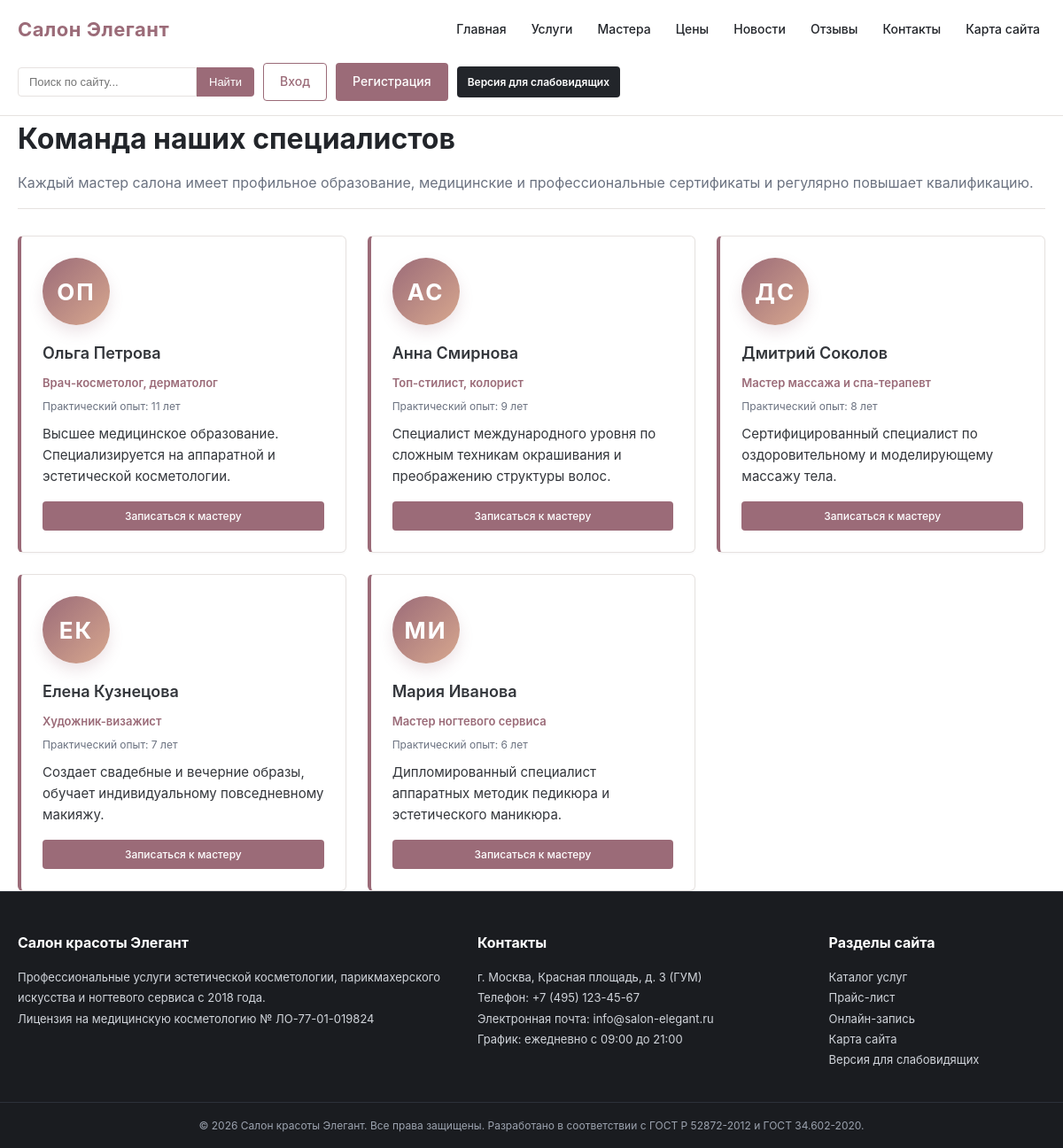
Page /masters.php on the committed database.
### tables this page shows
CREATE TABLE IF NOT EXISTS masters (
    id INT AUTO_INCREMENT PRIMARY KEY,
    name VARCHAR(100) NOT NULL,
    specialization VARCHAR(150) NOT NULL,
    experience INT NOT NULL,
    description TEXT
);

### includes/functions.php (called while the page is built, shortened)
<?php
function e($value): string {
    return htmlspecialchars((string)$value, ENT_QUOTES | ENT_HTML5, 'UTF-8');
}

### masters.php (the view, shortened to what this page needs)
<?php
require_once __DIR__ . '/includes/header.php';
$stmt = $pdo->query("SELECT * FROM masters ORDER BY experience DESC");
$masters = $stmt->fetchAll();
?>
<div class="page-heading">
    <h1>Команда наших специалистов</h1>
    <p>Каждый мастер салона имеет профильное образование, медицинские и профессиональные сертификаты и регулярно повышает квалификацию.</p>
</div>
<div class="grid grid-3">
    <?php foreach ($masters as $m): ?>
        <?php
            $nameParts = preg_split('/\s+/', trim((string)$m['name']));
            $initials = '';
            foreach (array_slice($nameParts, 0, 2) as $part) {
                $initials .= mb_substr($part, 0, 1, 'UTF-8');
            }
        ?>
        <div class="card master-profile-card">
            <div class="master-avatar large" aria-label="Мастер <?= e($m['name']) ?>"><span><?= e($initials) ?></span></div>
            <h3><?= e($m['name']) ?></h3>
            <p class="specialization"><?= e($m['specialization']) ?></p>
            <p class="experience-badge">Практический опыт: <?= (int)$m['experience'] ?> лет</p>
            <p class="description"><?= e($m['description']) ?></p>
            <a href="/booking.php?master_id=<?= (int)$m['id'] ?>" class="btn btn-small btn-block">Записаться к мастеру</a>
        </div>
    <?php endforeach; ?>
</div>
<?php require_once __DIR__ . '/includes/footer.php'; ?>

### assets/css/style.css (style rules this page uses)
* { margin: 0; padding: 0; box-sizing: border-box; }
:root { --primary: #9b6b78; --primary-hover: #825460; --accent: #c59b6d; --dark: #22252a; --gray-bg: #f8f6f5; --gray-border: #e6e2e0; --text-main: #33363b; --text-muted: #6b7280; --white: #ffffff; --success: #15803d; --danger: #b91c1c; }
body { font-family: -apple-system, BlinkMacSystemFont, "Segoe UI", Roboto, Helvetica, Arial, sans-serif; color: var(--text-main); background-color: var(--white); line-height: 1.6; font-size: 15px; }
.btn { display: inline-block; padding: 9px 18px; background-color: var(--primary); color: var(--white); text-decoration: none; border: 1px solid transparent; border-radius: 4px; font-size: 14px; font-weight: 500; cursor: pointer; text-align: center; transition: background-color 0.2s, opacity 0.2s; }
.btn-small { padding: 6px 12px; font-size: 12px; }
.btn-block { display: block; width: 100%; }
h1 { font-size: 32px; font-weight: 700; color: var(--dark); margin-bottom: 12px; }
h3 { font-size: 18px; font-weight: 600; margin-bottom: 8px; }
.page-heading { margin-bottom: 30px; border-bottom: 1px solid var(--gray-border); padding-bottom: 16px; }
.page-heading p { color: var(--text-muted); font-size: 16px; }
.grid { display: grid; gap: 24px; }
.grid-3 { grid-template-columns: repeat(auto-fit, minmax(300px, 1fr)); }
.card { background: var(--white); border: 1px solid var(--gray-border); padding: 22px; border-radius: 6px; box-shadow: 0 1px 3px rgba(0, 0, 0, 0.04); }
.master-avatar { width: 64px; height: 64px; border-radius: 50%; background: linear-gradient(135deg, var(--primary) 0%, #d8a88f 100%); color: var(--white); display: flex; align-items: center; justify-content: center; font-size: 22px; font-weight: 700; letter-spacing: 0.08em; margin-bottom: 16px; box-shadow: 0 8px 16px rgba(155, 107, 120, 0.18); }
.master-avatar.large { width: 76px; height: 76px; font-size: 26px; margin-bottom: 18px; }
.specialization { color: var(--primary); font-size: 13px; font-weight: 600; margin-bottom: 6px; }
.experience, .experience-badge { font-size: 12px; color: var(--text-muted); margin-bottom: 10px; }
.master-profile-card { background: var(--white); border-left: 4px solid var(--primary); padding: 24px; min-height: 240px; display: flex; flex-direction: column; justify-content: space-between; }
.master-profile-card .btn { margin-top: 16px; }

### rows in the picture
masters: initials "ОП", name "Ольга Петрова", specialization "Врач-косметолог, дерматолог", experience "11", description "Высшее медицинское образование. Специализируется на аппаратной и эстетической косметологии."
masters: initials "АС", name "Анна Смирнова", specialization "Топ-стилист, колорист", experience "9", description "Специалист международного уровня по сложным техникам окрашивания и преображению структуры волос."
masters: initials "ДС", name "Дмитрий Соколов", specialization "Мастер массажа и спа-терапевт", experience "8", description "Сертифицированный специалист по оздоровительному и моделирующему массажу тела."
masters: initials "ЕК", name "Елена Кузнецова", specialization "Художник-визажист", experience "7", description "Создает свадебные и вечерние образы, обучает индивидуальному повседневному макияжу."
masters: initials "МИ", name "Мария Иванова", specialization "Мастер ногтевого сервиса", experience "6", description "Дипломированный специалист аппаратных методик педикюра и эстетического маникюра."

### other values in the picture
$ACCESSIBLE ? 'Обычная версия' : 'Версия для слабовидящих' "Версия для слабовидящих"
